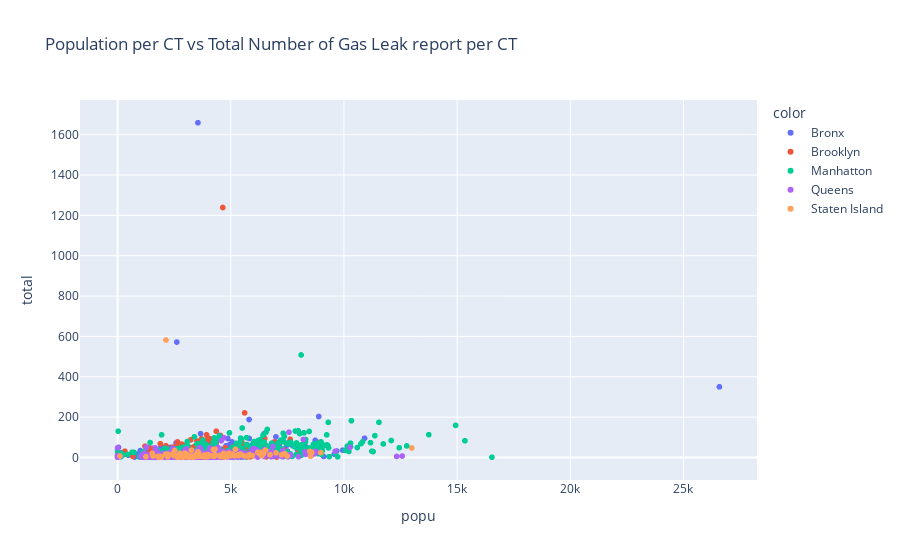

Write notebook code for a chart like this one.
### Code cell
px.scatter(join, x="popu", y="total", color = boro[color2],hover_data=['Geoid'],title = 'Population per CT vs Total Number of Gas Leak report per CT')

### Figure 1 — Plotly figure (JSON) as saved in the notebook; plotly's stock layout.template omitted (floating-point values rounded to 4 significant figures; data arrays with more than 128 entries replaced by an {"elided": "..."} marker saying what was removed)
{"data": [{"customdata": {"elided": "429x1 int values"}, "hoverlabel": {"namelength": 0}, "hovertemplate": "color=Bronx<br>popu=%{x}<br>total=%{y}<br>Geoid=%{customdata[0]}", "legendgroup": "Bronx", "marker": {"color": "#636efa", "symbol": "circle"}, "mode": "markers", "name": "Bronx", "showlegend": true, "type": "scattergl", "x": {"elided": "429 int values"}, "xaxis": "x", "y": {"elided": "429 int values"}, "yaxis": "y"}, {"customdata": {"elided": "704x1 int values"}, "hoverlabel": {"namelength": 0}, "hovertemplate": "color=Brooklyn<br>popu=%{x}<br>total=%{y}<br>Geoid=%{customdata[0]}", "legendgroup": "Brooklyn", "marker": {"color": "#EF553B", "symbol": "circle"}, "mode": "markers", "name": "Brooklyn", "showlegend": true, "type": "scattergl", "x": {"elided": "704 int values"}, "xaxis": "x", "y": {"elided": "704 int values"}, "yaxis": "y"}, {"customdata": {"elided": "276x1 int values"}, "hoverlabel": {"namelength": 0}, "hovertemplate": "color=Manhatton<br>popu=%{x}<br>total=%{y}<br>Geoid=%{customdata[0]}", "legendgroup": "Manhatton", "marker": {"color": "#00cc96", "symbol": "circle"}, "mode": "markers", "name": "Manhatton", "showlegend": true, "type": "scattergl", "x": {"elided": "276 int values"}, "xaxis": "x", "y": {"elided": "276 int values"}, "yaxis": "y"}, {"customdata": {"elided": "514x1 int values"}, "hoverlabel": {"namelength": 0}, "hovertemplate": "color=Queens<br>popu=%{x}<br>total=%{y}<br>Geoid=%{customdata[0]}", "legendgroup": "Queens", "marker": {"color": "#ab63fa", "symbol": "circle"}, "mode": "markers", "name": "Queens", "showlegend": true, "type": "scattergl", "x": {"elided": "514 int values"}, "xaxis": "x", "y": {"elided": "514 int values"}, "yaxis": "y"}, {"customdata": [[36085001700], [36085000600], [36085000700], [36085000300], [36085000800], [36085000900], [36085002001], [36085002002], [36085013204], [36085002100], [36085002700], [36085002900], [36085001100], [36085003300], [36085003600], [36085003900], [36085004000], [36085004700], [36085005000], [36085005900], [36085006400], [36085007000], [36085007400], [36085007500], [36085007700], [36085008100], [36085014605], [36085009601], [36085009602], [36085009700], [36085010500], [36085011201], [36085011202], [36085011401], [36085011402], [36085012100], [36085012200], [36085012500], [36085012804], [36085013201], [36085014606], [36085013302], [36085013400], [36085013800], [36085014100], [36085027704], [36085020804], [36085014700], [36085015100], [36085015601], [36085015602], [36085015603], [36085016901], [36085017010], [36085017300], [36085017600], [36085017700], [36085018701], [36085018702], [36085018901], [36085018902], [36085019700], [36085020100], [36085020700], [36085030302], [36085020801], [36085017008], [36085020803], [36085021300], [36085022300], [36085022600], [36085023100], [36085023900], [36085024700], [36085024800], [36085025100], [36085027301], [36085027302], [36085030301], [36085027702], [36085027900], [36085017005], [36085029102], [36085031901], [36085031902], [36085032300], [36085013203], [36085017007], [36085029104], [36085029103], [36085014604], [36085017009], [36085022800], [36085024401], [36085024402], [36085027705], [36085027706], [36085006700], [36085018100], [36085019800], [36085012805], [36085012806], [36085014607], [36085014608], [36085017011], [36085017012]], "hoverlabel": {"namelength": 0}, "hovertemplate": "color=Staten Island<br>popu=%{x}<br>total=%{y}<br>Geoid=%{customdata[0]}", "legendgroup": "Staten Island", "marker": {"color": "#FFA15A", "symbol": "circle"}, "mode": "markers", "name": "Staten Island", "showlegend": true, "type": "scattergl", "x": [1788, 2408, 4915, 1927, 5583, 2112, 2504, 3258, 4843, 4236, 2217, 5207, 3987, 3402, 2510, 2197, 12998, 3863, 3847, 2635, 3550, 8525, 4693, 3914, 1535, 4301, 3836, 4024, 3461, 3925, 5153, 5758, 6428, 3067, 3450, 3065, 3813, 2939, 4259, 1558, 6372, 3587, 3946, 6535, 2690, 4108, 5323, 3412, 5141, 6330, 3320, 4265, 2970, 8583, 2523, 4815, 7001, 1807, 7485, 5333, 5064, 1867, 3572, 6399, 6369, 8977, 7388, 6463, 5376, 2880, 8490, 4683, 3250, 2702, 4741, 5714, 3820, 3667, 4929, 6193, 2137, 4507, 2953, 3265, 4848, 1250, 5433, 4968, 6735, 7245, 6422, 4299, 105, 5823, 4259, 5351, 2950, 2758, 2974, 6300, 3158, 5955, 4552, 3510, 4549, 4279], "xaxis": "x", "y": [6, 16, 15, 1, 8, 15, 8, 7, 4, 39, 3, 41, 14, 3, 11, 17, 47, 3, 4, 1, 28, 6, 3, 6, 20, 41, 12, 7, 14, 9, 8, 5, 17, 15, 5, 4, 4, 5, 5, 7, 26, 21, 5, 36, 1, 8, 13, 5, 10, 24, 2, 8, 8, 25, 34, 8, 23, 2, 7, 9, 17, 6, 12, 25, 8, 24, 19, 26, 11, 1, 30, 20, 6, 10, 14, 7, 8, 5, 21, 25, 582, 9, 11, 36, 16, 4, 17, 8, 14, 13, 20, 13, 7, 14, 8, 11, 4, 20, 21, 16, 2, 9, 11, 7, 5, 7], "yaxis": "y"}], "layout": {"legend": {"title": {"text": "color"}, "tracegroupgap": 0}, "title": {"text": "Population per CT vs Total Number of Gas Leak report per CT"}, "xaxis": {"anchor": "y", "domain": [0, 1], "title": {"text": "popu"}}, "yaxis": {"anchor": "x", "domain": [0, 1], "title": {"text": "total"}}}}
